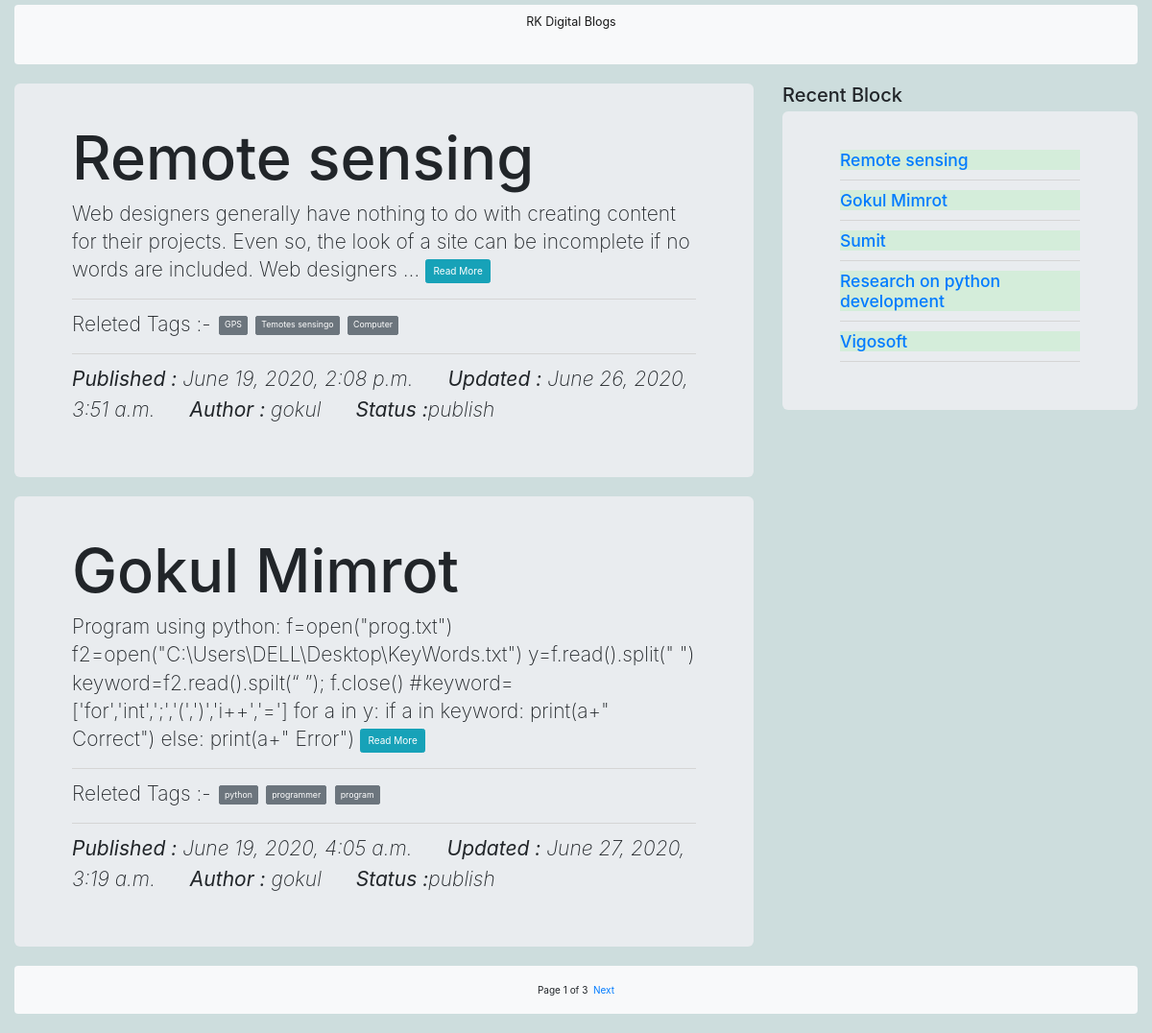
The page / on the database its author committed.
### myapp/models.py (models this page shows, shortened)
class Post(models.Model):
    STATUS_CHOICE=(('draft','Draft'),('publish','Published'))
    title=models.CharField(max_length=100)
    slug=models.SlugField(max_length=260,unique_for_date='publish')
    author=models.ForeignKey(User,related_name='block_post',on_delete=models.CASCADE)
    body=models.TextField()
    publish=models.DateTimeField(default=timezone.now)
    created=models.DateTimeField(auto_now_add=True)
    updated=models.DateTimeField(auto_now=True)
    status=models.CharField(max_length=15,choices=STATUS_CHOICE,default='draft')
    objects=CustomManager()
    tags=TaggableManager()

### myapp/views.py (the view)
# urls.py: 2. Add a URL to urlpatterns:  path('', views.home, name='home')
def home(Request,tag_slug=None):
    Post_list=Post.objects.all().order_by('-publish')
    Post_list1=Post.objects.all().order_by('-publish')
    tag=None
    if tag_slug:
        tag=get_object_or_404(Tag,slug=tag_slug)
        Post_list.filter(tags__in=[tag])
    pagenator=Paginator(Post_list,2)
    page_number=Request.GET.get('page')
    try:
        Post_list=pagenator.page(page_number)
    except PageNotAnInteger:
        Post_list=pagenator.page(1)
    except EmptyPage:
        Post_list=pagenator.page(pagenator.num_pages)
    MY_DIST={'post_list':Post_list,'post_list1':Post_list1,'tag':tag}
    return render(Request,'myapp/index.html',MY_DIST)

### myapp/models.py (called while the page is built)
        def get_queryset(self):
            return super().get_queryset().filter(status='publish')

### templates/myapp/index.html (shortened to what this page needs)
{% extends 'myapp/base.html' %}
{% block rk %}
<div class="row mt-3">
<div class="col-8">
  {% for post in post_list %}
  <div class="jumbotron">
    <h1>{{post.title}}</h1>
    <p class="lead">{{post.body|truncatewords:30}} <a href="../read/{{post.pk}}" class="btn btn-info">Read More</a></p>
    <hr>
    <p>Releted Tags :- {% for tag in post.tags.all %}
    <a class="btn btn-sm btn-secondary text-white ml-1" class="text-white" href="{%url "post_list_by_tag_name" tag.slug %}">{{tag.name}}</a>
    {% endfor %}</p>
    <hr>
    <p class="font-italic"><b>Published : </b>{{post.publish}} <b class="ml-5">Updated : </b>{{post.updated}} <b class="ml-5">Author : </b>{{post.author}} <b class="ml-5">Status :</b>{{post.status}}</p>
  </div>
{% endfor %}
</div>
    <div class="col-4">
    <h2>Recent Block</h2>
     <div class="jumbotron">
    {% for post in post_list1 %}
     <div class="alert-success"><h3><a href="../read/{{post.pk}}"> {{post.title}}</a></h3></div>
     <hr>
     {% endfor %}
     </div>
    </div>
</div>
{% include "myapp/pagination.html" with page=post_list %}
{% endblock rk %}

### templates/myapp/base.html (shortened to what this page needs)
<!DOCTYPE html>
<html>
<head>
{% load static %}
    <link rel="stylesheet" type="text/css" href=" {% static 'css/bootstrap.min.css' %}">
     <link rel="stylesheet" href="https://stackpath.bootstrapcdn.com/bootstrap/4.5.0/css/bootstrap.min.css">
	<link rel="stylesheet" type="text/css" href=" {% static 'css/style.css' %}">
</head>
<body>
<div class='container-fluid '>
<nav class="navbar navbar-light bg-light mt-2">
  <a class="navbar-brand" href="#">
   RK Digital Blogs
  </a>
</nav>
{% block rk %}
{% endblock %}
</body>
</html>

### templates/myapp/pagination.html (shortened to what this page needs)
<nav class="navbar navbar-light bg-light" >
<div class="paginator">
<span>Page {{page.number}} of {{page.paginator.num_pages}}</span>&nbsp
 {% if page.has_next %}
 <a href="?page={{page.next_page_number}}">Next</a>
 {% endif %}
</div>
</div>

### static/css/style.css (style rules this page uses)
body { background-color: #cddddd; }

### rows shown on the page
Post: title "Remote sensing", body "Web designers generally have nothing to do with creating content for their projects. Even so, the look of a site can be incomplete if no words are included. Web designers …", publish "June 19, 2020, 2:08 p.m.", updated "June 26, 2020, 3:51 a.m.", author "gokul", status "publish"
Tag: name "GPS"
Tag: name "Temotes sensingo"
Tag: name "Computer"
Post: title "Gokul Mimrot", body "Program using python: f=open(\"prog.txt\") f2=open(\"C:\\Users\\DELL\\Desktop\\KeyWords.txt\") y=f.read().split(\" \") keyword=f2.read().spilt(“ ”); f.close() #keyword=['for','int',';','(',')','i++','='] for a in y: if a in keyword: print(a+\" Correct\") else: print(a+\" Error\")", publish "June 19, 2020, 4:05 a.m.", updated "June 27, 2020, 3:19 a.m.", author "gokul", status "publish"
Tag: name "python"
Tag: name "programmer"
Tag: name "program"
Post: title "Sumit"
Post: title "Research on python development"
Post: title "Vigosoft"

### other values the page prints
{{ page.number }} "1"
{{ page.paginator.num_pages }} "3"
